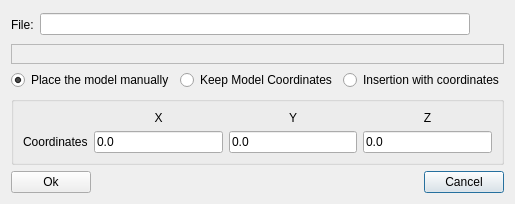
<?xml version="1.0" encoding="UTF-8"?>
<ui version="4.0">
 <class>DialogImportPCObject</class>
 <widget class="QDialog" name="DialogImportPCObject">
  <property name="geometry">
   <rect>
    <x>0</x>
    <y>0</y>
    <width>462</width>
    <height>193</height>
   </rect>
  </property>
  <property name="windowTitle">
   <string>Point Cloud Object Import</string>
  </property>
  <property name="modal">
   <bool>true</bool>
  </property>
  <layout class="QGridLayout" name="gridLayout_2">
   <item row="10" column="0" colspan="2">
    <layout class="QGridLayout" name="gridLayout">
     <item row="0" column="3">
      <widget class="QPushButton" name="cancelButton">
       <property name="text">
        <string>Cancel</string>
       </property>
      </widget>
     </item>
     <item row="0" column="0">
      <widget class="QPushButton" name="okButton">
       <property name="text">
        <string>Ok</string>
       </property>
      </widget>
     </item>
     <item row="0" column="2">
      <spacer name="horizontalSpacer">
       <property name="orientation">
        <enum>Qt::Horizontal</enum>
       </property>
       <property name="sizeHint" stdset="0">
        <size>
         <width>115</width>
         <height>20</height>
        </size>
       </property>
      </spacer>
     </item>
    </layout>
   </item>
   <item row="2" column="0" colspan="2">
    <widget class="QFrame" name="scaleFrame">
     <property name="frameShape">
      <enum>QFrame::StyledPanel</enum>
     </property>
     <property name="frameShadow">
      <enum>QFrame::Raised</enum>
     </property>
     <layout class="QHBoxLayout" name="horizontalLayout_3"/>
    </widget>
   </item>
   <item row="0" column="0" colspan="2">
    <layout class="QGridLayout" name="gridLayout_4">
     <item row="0" column="0">
      <widget class="QLabel" name="fileLabel">
       <property name="text">
        <string>File:</string>
       </property>
      </widget>
     </item>
     <item row="0" column="1">
      <widget class="QRegExpEdit" name="fileLineEdit"/>
     </item>
     <item row="0" column="2">
      <widget class="QToolButton" name="fileToolButton">
       <property name="text">
        <string/>
       </property>
       <property name="icon">
        <iconset resource="../../../openscantools.qrc">
         <normaloff>:/icons/100x100/open_project.png</normaloff>:/icons/100x100/open_project.png</iconset>
       </property>
       <property name="iconSize">
        <size>
         <width>20</width>
         <height>20</height>
        </size>
       </property>
       <property name="autoRaise">
        <bool>true</bool>
       </property>
      </widget>
     </item>
    </layout>
   </item>
   <item row="7" column="0" rowspan="2" colspan="2">
    <widget class="QGroupBox" name="coordinatesGroup">
     <layout class="QGridLayout" name="gridLayout_3">
      <item row="2" column="5">
       <widget class="QDoubleEdit" name="zPosLineEdit">
        <property name="text">
         <string>0.0</string>
        </property>
       </widget>
      </item>
      <item row="2" column="0">
       <widget class="QLabel" name="coordinatesLabel">
        <property name="text">
         <string>Coordinates</string>
        </property>
       </widget>
      </item>
      <item row="2" column="3">
       <widget class="QDoubleEdit" name="yPosLineEdit">
        <property name="text">
         <string>0.0</string>
        </property>
       </widget>
      </item>
      <item row="1" column="5">
       <widget class="QLabel" name="label_4">
        <property name="text">
         <string>Z</string>
        </property>
        <property name="alignment">
         <set>Qt::AlignCenter</set>
        </property>
       </widget>
      </item>
      <item row="2" column="1">
       <widget class="QDoubleEdit" name="xPosLineEdit">
        <property name="text">
         <string>0.0</string>
        </property>
       </widget>
      </item>
      <item row="1" column="1">
       <widget class="QLabel" name="label_2">
        <property name="text">
         <string>X</string>
        </property>
        <property name="alignment">
         <set>Qt::AlignCenter</set>
        </property>
       </widget>
      </item>
      <item row="1" column="3">
       <widget class="QLabel" name="label_3">
        <property name="text">
         <string>Y</string>
        </property>
        <property name="alignment">
         <set>Qt::AlignCenter</set>
        </property>
       </widget>
      </item>
     </layout>
    </widget>
   </item>
   <item row="4" column="0" colspan="2">
    <layout class="QGridLayout" name="gridLayout_6">
     <item row="0" column="2">
      <widget class="QRadioButton" name="insertionRadioButton">
       <property name="text">
        <string>Insertion with coordinates</string>
       </property>
      </widget>
     </item>
     <item row="0" column="0">
      <widget class="QRadioButton" name="placeManuallyRadioButton">
       <property name="text">
        <string>Place the model manually</string>
       </property>
       <property name="checked">
        <bool>true</bool>
       </property>
      </widget>
     </item>
     <item row="0" column="1">
      <widget class="QRadioButton" name="keepModelRadioButton">
       <property name="text">
        <string>Keep Model Coordinates</string>
       </property>
      </widget>
     </item>
    </layout>
   </item>
  </layout>
 </widget>
 <customwidgets>
  <customwidget>
   <class>QRegExpEdit</class>
   <extends>QLineEdit</extends>
   <header>regexpedit.h</header>
  </customwidget>
  <customwidget>
   <class>QDoubleEdit</class>
   <extends>QLineEdit</extends>
   <header>qdoubleedit.h</header>
  </customwidget>
 </customwidgets>
 <tabstops>
  <tabstop>fileLineEdit</tabstop>
  <tabstop>fileToolButton</tabstop>
  <tabstop>xPosLineEdit</tabstop>
  <tabstop>yPosLineEdit</tabstop>
  <tabstop>zPosLineEdit</tabstop>
  <tabstop>okButton</tabstop>
  <tabstop>cancelButton</tabstop>
 </tabstops>
 <resources>
  <include location="../../../openscantools.qrc"/>
 </resources>
 <connections/>
</ui>
